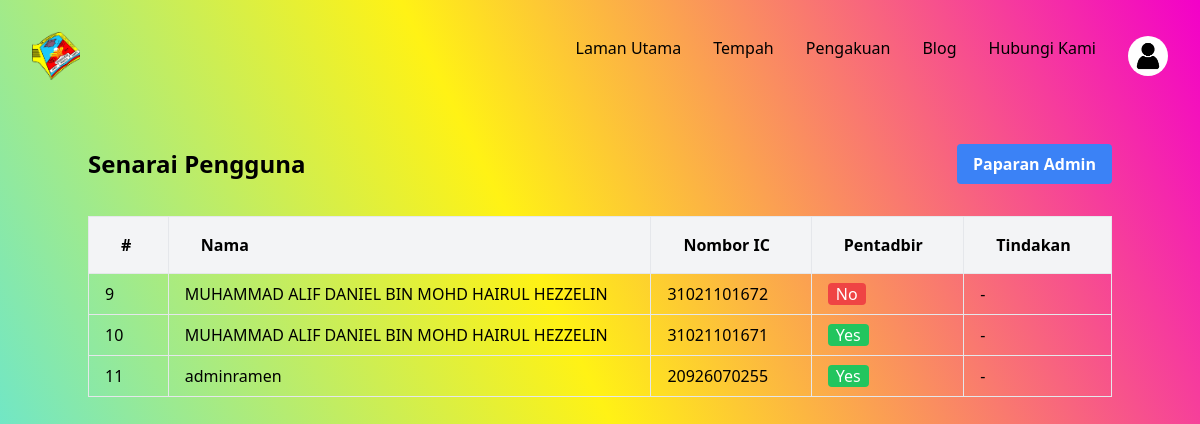
Page /usr_list.php on the earlier database version.
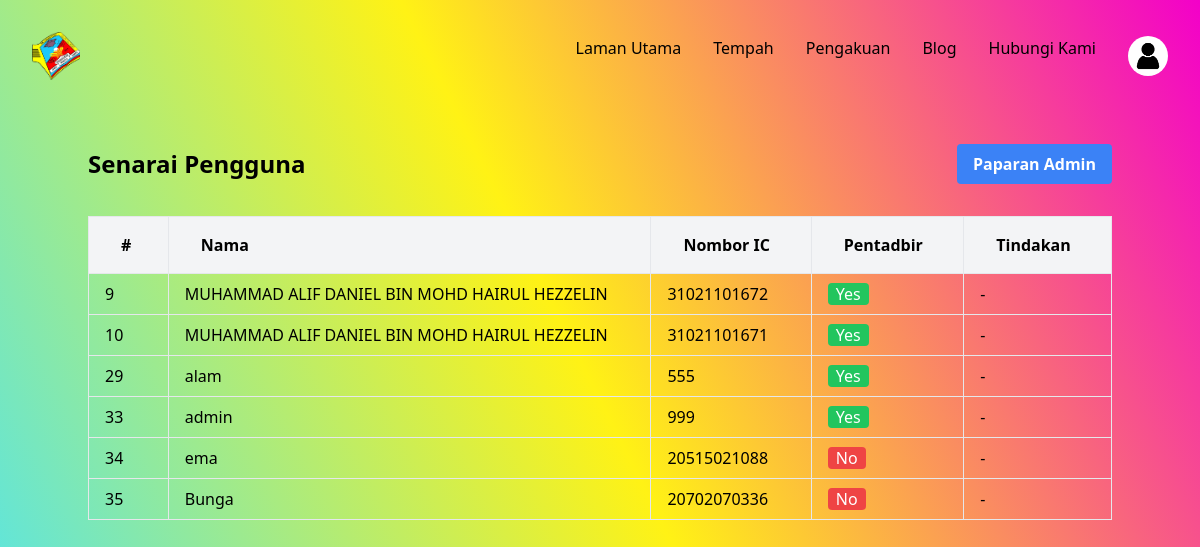
Same page on the later database version.
### tables this page shows
CREATE TABLE `users` (
  `id` int NOT NULL,
  `ic` bigint NOT NULL,
  `name` varchar(255) NOT NULL,
  `password` varchar(255) NOT NULL,
  `profile_picture` longblob,
  `is_admin` int NOT NULL DEFAULT '0',
  `login_attempts` int NOT NULL DEFAULT '0',
  `is_blocked` int NOT NULL DEFAULT '0'
);

### usr_list.php (the view, shortened to what this page needs)
<?php
include("components/header.php");
include("components/navbar.php");
$is_admin = $_SESSION['is_admin'];
?>
<div class="container mx-auto py-8">
    <div class="flex justify-between items-center mb-8">
        <h1 class="text-2xl font-bold">Senarai Pengguna</h1>
        <a href="dashboard_admin.php" class="bg-blue-500 hover:bg-blue-700 text-white font-bold py-2 px-4 rounded">Paparan Admin</a>
    </div>
    <table class="w-full border-collapse">
        <thead>
            <tr class="bg-gray-100">
                <th class="border text-left px-8 py-4">#</th>
                <th class="border text-left px-8 py-4">Nama</th>
                <th class="border text-left px-8 py-4">Nombor IC</th>
                <th class="border text-left px-8 py-4">Pentadbir</th>
                <th class="border text-left px-8 py-4">Tindakan</th>
            </tr>
        </thead>
        <tbody>
            <?php
            $data = mysqli_query($connection, "SELECT * FROM users");
            while ($info = mysqli_fetch_array($data)) { ?>
                <tr>
                    <td class="border px-4 py-2"><?php echo $info['id']; ?></td>
                    <td class="border px-4 py-2"><?php echo $info['name']; ?></td>
                    <td class="border px-4 py-2"><?php echo $info['ic']; ?></td>
                    <td class="border px-4 py-2"><?php echo $info['is_admin'] ? '<span class="bg-green-500 text-white px-2 rounded">Yes</span>' : '<span class="bg-red-500 text-white px-2 rounded">No</span>'; ?></td>
                    <?php if ($is_admin && !$info['is_admin']) { ?>
                        <td class="border px-4 py-2">
                            <form method="post" class="inline">
                                <input type="hidden" name="user_id" value="<?php echo $info['id']; ?>">
                                <button type="submit" name="update" class="bg-green-500 hover:bg-green-700 text-white font-bold py-2 px-4 rounded">Jadikan Admin</button>
                            </form>
                        </td>
                    <?php } else { ?>
                        <td class="border px-4 py-2">
                            -
                        </td>
                    <?php } ?>
                </tr>
            <?php } ?>
        </tbody>
    </table>
</div>
<?php include("components/footer.php"); ?>

### components/header.php (shortened to what this page needs)
<!DOCTYPE html>
<html lang="en">
<head>
    <script src="https://cdn.tailwindcss.com"></script>
    <link rel="stylesheet" href="Components/css/style.css">
</head>
<body class="">

### components/navbar.php (shortened to what this page needs)
<nav class="w-full border-gray-200">
  <div class="max-w-screen-xl flex flex-wrap items-center justify-between mx-auto p-4">
    <a href="index.php" class="flex items-center bg-card p-4 rounded-lg">
      <div id="logoContainer">
        <img id="logo" src="components/assets/img/school_logo.png" class="h-12 mr-3" alt="Flowbite Logo" />
      </div>
      <div id="textContainer">
      </div>
    </a>
    <div class="bg-card p-4 rounded-lg hidden w-full md:block md:w-auto" id="navbar-default">
      <ul class="font-medium flex flex-col border border-gray-100 rounded-lg md:flex-row md:space-x-8 md:mt-0 md:border-0" id="navbar-options">
      </ul>
    </div>
  </div>
</nav>

### components/footer.php (shortened to what this page needs)
</body>
</html>

### components/css/style.css (style rules this page uses)
body { min-height: 100vh; background: linear-gradient(243.47deg, #f300c9 0%, #fff215 50%, #46e3fb 100%); background-repeat: no-repeat; background-size: cover; box-shadow: 0px 4px 4px rgba(0, 0, 0, 0.25); }

Differences in the rows shown:
removed users: id "11", name "adminramen", ic "20926070255", is_admin "Yes"
changed users id 9: is_admin "No" → "Yes"
added users: id "29", name "alam", ic "555", is_admin "Yes"
added users: id "33", name "admin", ic "999", is_admin "Yes"
added users: id "34", name "ema", ic "20515021088", is_admin "No"
added users: id "35", name "Bunga", ic "20702070336", is_admin "No"
